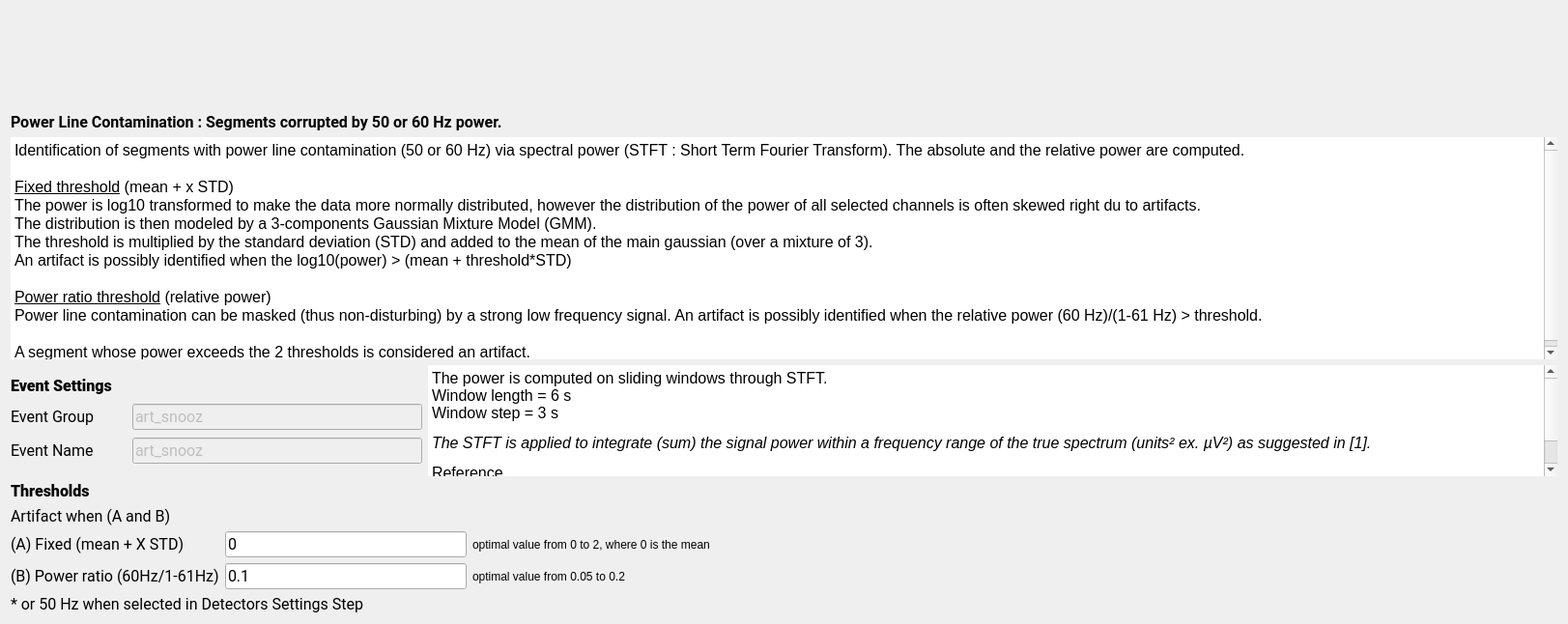
<?xml version="1.0" encoding="UTF-8"?>
<ui version="4.0">
 <class>PowerLineStep</class>
 <widget class="QWidget" name="PowerLineStep">
  <property name="geometry">
   <rect>
    <x>0</x>
    <y>0</y>
    <width>1623</width>
    <height>646</height>
   </rect>
  </property>
  <property name="windowTitle">
   <string>Form</string>
  </property>
  <property name="styleSheet">
   <string notr="true">font: 12pt &quot;Roboto&quot;;</string>
  </property>
  <layout class="QVBoxLayout" name="verticalLayout_4">
   <item>
        <widget class="QWidget" name="imageWidget" native="true">
         <property name="sizePolicy">
          <sizepolicy hsizetype="Expanding" vsizetype="Expanding">
           <horstretch>0</horstretch>
           <verstretch>0</verstretch>
          </sizepolicy>
         </property>
         <property name="minimumSize">
          <size>
           <width>0</width>
           <height>100</height>
          </size>
         </property>
         <layout class="QHBoxLayout" name="horizontalLayout">
          <item>
           <widget class="QLabel" name="label_10">
                <property name="sizePolicy">
                 <sizepolicy hsizetype="Expanding" vsizetype="Preferred">
                  <horstretch>0</horstretch>
                  <verstretch>0</verstretch>
                 </sizepolicy>
                </property>
                <property name="minimumSize">
                 <size>
                  <width>0</width>
                  <height>0</height>
                 </size>
                </property>
                <property name="maximumSize">
                 <size>
                  <width>16777215</width>
                  <height>16777215</height>
                 </size>
                </property>
                <property name="text">
                 <string/>
                </property>
                <property name="scaledContents">
                 <bool>true</bool>
                </property>
                <property name="alignment">
                 <set>Qt::AlignmentFlag::AlignCenter</set>
                </property>
           </widget>
          </item>
         </layout>
    </widget>
   </item>
   <item>
    <layout class="QVBoxLayout" name="verticalLayout_3">
     <property name="sizeConstraint">
      <enum>QLayout::SizeConstraint::SetDefaultConstraint</enum>
     </property>
     <item>
      <widget class="QLabel" name="label_9">
       <property name="sizePolicy">
        <sizepolicy hsizetype="Preferred" vsizetype="Fixed">
         <horstretch>0</horstretch>
         <verstretch>0</verstretch>
        </sizepolicy>
       </property>
       <property name="font">
        <font>
         <family>Roboto</family>
         <pointsize>12</pointsize>
         <italic>false</italic>
         <bold>false</bold>
        </font>
       </property>
       <property name="text">
        <string>&lt;html&gt;&lt;head/&gt;&lt;body&gt;&lt;p&gt;&lt;span style=&quot; font-weight:600;&quot;&gt;Power Line Contamination : Segments corrupted by 50 or 60 Hz power.&lt;/span&gt;&lt;/p&gt;&lt;/body&gt;&lt;/html&gt;</string>
       </property>
      </widget>
     </item>
     <item>
      <widget class="QTextEdit" name="description_textEdit">
       <property name="sizePolicy">
        <sizepolicy hsizetype="Expanding" vsizetype="Expanding">
         <horstretch>0</horstretch>
         <verstretch>0</verstretch>
        </sizepolicy>
       </property>
       <property name="minimumSize">
        <size>
         <width>0</width>
         <height>230</height>
        </size>
       </property>
       <property name="maximumSize">
        <size>
         <width>16777215</width>
         <height>16777215</height>
        </size>
       </property>
       <property name="autoFillBackground">
        <bool>true</bool>
       </property>
       <property name="styleSheet">
        <string notr="true"/>
       </property>
       <property name="frameShape">
        <enum>QFrame::Shape::NoFrame</enum>
       </property>
       <property name="frameShadow">
        <enum>QFrame::Shadow::Sunken</enum>
       </property>
       <property name="lineWidth">
        <number>1</number>
       </property>
       <property name="readOnly">
        <bool>true</bool>
       </property>
       <property name="html">
        <string>&lt;!DOCTYPE HTML PUBLIC &quot;-//W3C//DTD HTML 4.0//EN&quot; &quot;http://www.w3.org/TR/REC-html40/strict.dtd&quot;&gt;
&lt;html&gt;&lt;head&gt;&lt;meta name=&quot;qrichtext&quot; content=&quot;1&quot; /&gt;&lt;meta charset=&quot;utf-8&quot; /&gt;&lt;style type=&quot;text/css&quot;&gt;
p, li { white-space: pre-wrap; }
hr { height: 1px; border-width: 0; }
li.unchecked::marker { content: &quot;\2610&quot;; }
li.checked::marker { content: &quot;\2612&quot;; }
&lt;/style&gt;&lt;/head&gt;&lt;body style=&quot; font-family:'Roboto'; font-size:12pt; font-weight:400; font-style:normal;&quot;&gt;
&lt;p style=&quot; margin-top:0px; margin-bottom:0px; margin-left:0px; margin-right:0px; -qt-block-indent:0; text-indent:0px;&quot;&gt;Identification of segments with power line contamination (50 or 60 Hz) via spectral power (STFT : Short Term Fourier Transform). The absolute and the relative power are computed. &lt;/p&gt;
&lt;p style=&quot;-qt-paragraph-type:empty; margin-top:0px; margin-bottom:0px; margin-left:0px; margin-right:0px; -qt-block-indent:0; text-indent:0px;&quot;&gt;&lt;br /&gt;&lt;/p&gt;
&lt;p style=&quot; margin-top:0px; margin-bottom:0px; margin-left:0px; margin-right:0px; -qt-block-indent:0; text-indent:0px;&quot;&gt;&lt;span style=&quot; text-decoration: underline;&quot;&gt;Fixed threshold&lt;/span&gt;&lt;span style=&quot; color:#000000;&quot;&gt; (mean + x STD)&lt;/span&gt;&lt;/p&gt;
&lt;p style=&quot; margin-top:0px; margin-bottom:0px; margin-left:0px; margin-right:0px; -qt-block-indent:0; text-indent:0px;&quot;&gt;The power is log10 transformed to make the data more normally distributed, however the distribution of the power of all selected channels is often skewed right du to artifacts.&lt;/p&gt;
&lt;p style=&quot; margin-top:0px; margin-bottom:0px; margin-left:0px; margin-right:0px; -qt-block-indent:0; text-indent:0px;&quot;&gt;The distribution is then modeled by a 3-components Gaussian Mixture Model (GMM).&lt;/p&gt;
&lt;p style=&quot; margin-top:0px; margin-bottom:0px; margin-left:0px; margin-right:0px; -qt-block-indent:0; text-indent:0px;&quot;&gt;The threshold is multiplied by the standard deviation (STD) and added to the mean of the main gaussian (over a mixture of 3).&lt;/p&gt;
&lt;p style=&quot; margin-top:0px; margin-bottom:0px; margin-left:0px; margin-right:0px; -qt-block-indent:0; text-indent:0px;&quot;&gt;An artifact is possibly identified when the log10(power) &amp;gt; (mean + threshold*STD)&lt;/p&gt;
&lt;p style=&quot;-qt-paragraph-type:empty; margin-top:0px; margin-bottom:0px; margin-left:0px; margin-right:0px; -qt-block-indent:0; text-indent:0px;&quot;&gt;&lt;br /&gt;&lt;/p&gt;
&lt;p style=&quot; margin-top:0px; margin-bottom:0px; margin-left:0px; margin-right:0px; -qt-block-indent:0; text-indent:0px;&quot;&gt;&lt;span style=&quot; text-decoration: underline;&quot;&gt;Power ratio threshold&lt;/span&gt; (relative power)&lt;/p&gt;
&lt;p style=&quot; margin-top:0px; margin-bottom:0px; margin-left:0px; margin-right:0px; -qt-block-indent:0; text-indent:0px;&quot;&gt;Power line contamination can be masked (thus non-disturbing) by a strong low frequency signal. An artifact is possibly identified when the relative power (60 Hz)/(1-61 Hz) &amp;gt; threshold.&lt;/p&gt;
&lt;p style=&quot;-qt-paragraph-type:empty; margin-top:0px; margin-bottom:0px; margin-left:0px; margin-right:0px; -qt-block-indent:0; text-indent:0px;&quot;&gt;&lt;br /&gt;&lt;/p&gt;
&lt;p style=&quot; margin-top:0px; margin-bottom:0px; margin-left:0px; margin-right:0px; -qt-block-indent:0; text-indent:0px;&quot;&gt;A segment whose power exceeds the 2 thresholds is considered an artifact.&lt;/p&gt;&lt;/body&gt;&lt;/html&gt;</string>
       </property>
      </widget>
     </item>
    </layout>
   </item>
   <item>
    <layout class="QHBoxLayout" name="horizontalLayout_4">
     <property name="sizeConstraint">
      <enum>QLayout::SizeConstraint::SetDefaultConstraint</enum>
     </property>
     <item>
      <layout class="QVBoxLayout" name="verticalLayout">
       <property name="sizeConstraint">
        <enum>QLayout::SizeConstraint::SetMaximumSize</enum>
       </property>
       <item>
        <spacer name="verticalSpacer">
         <property name="orientation">
          <enum>Qt::Orientation::Vertical</enum>
         </property>
         <property name="sizeType">
          <enum>QSizePolicy::Policy::Preferred</enum>
         </property>
         <property name="sizeHint" stdset="0">
          <size>
           <width>20</width>
           <height>10</height>
          </size>
         </property>
        </spacer>
       </item>
       <item>
        <widget class="QLabel" name="label_4">
         <property name="sizePolicy">
          <sizepolicy hsizetype="Preferred" vsizetype="Fixed">
           <horstretch>0</horstretch>
           <verstretch>0</verstretch>
          </sizepolicy>
         </property>
         <property name="minimumSize">
          <size>
           <width>0</width>
           <height>20</height>
          </size>
         </property>
         <property name="maximumSize">
          <size>
           <width>16777215</width>
           <height>20</height>
          </size>
         </property>
         <property name="font">
          <font>
           <family>Roboto</family>
           <pointsize>12</pointsize>
           <italic>false</italic>
           <bold>false</bold>
          </font>
         </property>
         <property name="text">
          <string>&lt;html&gt;&lt;head/&gt;&lt;body&gt;&lt;p&gt;&lt;span style=&quot; font-weight:700;&quot;&gt;Event Settings&lt;/span&gt;&lt;/p&gt;&lt;/body&gt;&lt;/html&gt;</string>
         </property>
        </widget>
       </item>
       <item>
        <layout class="QHBoxLayout" name="horizontalLayout_2">
         <property name="sizeConstraint">
          <enum>QLayout::SizeConstraint::SetFixedSize</enum>
         </property>
         <item>
          <widget class="QLabel" name="label_3">
           <property name="sizePolicy">
            <sizepolicy hsizetype="Fixed" vsizetype="Fixed">
             <horstretch>0</horstretch>
             <verstretch>0</verstretch>
            </sizepolicy>
           </property>
           <property name="minimumSize">
            <size>
             <width>120</width>
             <height>0</height>
            </size>
           </property>
           <property name="maximumSize">
            <size>
             <width>120</width>
             <height>16777215</height>
            </size>
           </property>
           <property name="font">
            <font>
             <family>Roboto</family>
             <pointsize>12</pointsize>
             <italic>false</italic>
             <bold>false</bold>
            </font>
           </property>
           <property name="text">
            <string>Event Group</string>
           </property>
          </widget>
         </item>
         <item>
          <widget class="QLineEdit" name="group_lineEdit">
           <property name="enabled">
            <bool>false</bool>
           </property>
           <property name="sizePolicy">
            <sizepolicy hsizetype="Fixed" vsizetype="Fixed">
             <horstretch>0</horstretch>
             <verstretch>0</verstretch>
            </sizepolicy>
           </property>
           <property name="minimumSize">
            <size>
             <width>300</width>
             <height>0</height>
            </size>
           </property>
           <property name="maximumSize">
            <size>
             <width>300</width>
             <height>16777215</height>
            </size>
           </property>
           <property name="font">
            <font>
             <family>Roboto</family>
             <pointsize>12</pointsize>
             <italic>false</italic>
             <bold>false</bold>
            </font>
           </property>
           <property name="toolTip">
            <string>In which &quot;Event Group&quot; the detected artifact are added (label in the annotation file). Go to the general Detectors Settings to edit the group.</string>
           </property>
           <property name="text">
            <string>art_snooz</string>
           </property>
          </widget>
         </item>
        </layout>
       </item>
       <item>
        <layout class="QHBoxLayout" name="horizontalLayout_3">
         <property name="sizeConstraint">
          <enum>QLayout::SizeConstraint::SetFixedSize</enum>
         </property>
         <item>
          <widget class="QLabel" name="label_11">
           <property name="sizePolicy">
            <sizepolicy hsizetype="Fixed" vsizetype="Fixed">
             <horstretch>0</horstretch>
             <verstretch>0</verstretch>
            </sizepolicy>
           </property>
           <property name="minimumSize">
            <size>
             <width>120</width>
             <height>0</height>
            </size>
           </property>
           <property name="maximumSize">
            <size>
             <width>120</width>
             <height>16777215</height>
            </size>
           </property>
           <property name="font">
            <font>
             <family>Roboto</family>
             <pointsize>12</pointsize>
             <italic>false</italic>
             <bold>false</bold>
            </font>
           </property>
           <property name="text">
            <string>Event Name</string>
           </property>
          </widget>
         </item>
         <item>
          <widget class="QLineEdit" name="name_rel_lineEdit">
           <property name="enabled">
            <bool>false</bool>
           </property>
           <property name="sizePolicy">
            <sizepolicy hsizetype="Fixed" vsizetype="Fixed">
             <horstretch>0</horstretch>
             <verstretch>0</verstretch>
            </sizepolicy>
           </property>
           <property name="minimumSize">
            <size>
             <width>300</width>
             <height>0</height>
            </size>
           </property>
           <property name="maximumSize">
            <size>
             <width>300</width>
             <height>16777215</height>
            </size>
           </property>
           <property name="font">
            <font>
             <family>Roboto</family>
             <pointsize>12</pointsize>
             <italic>false</italic>
             <bold>false</bold>
            </font>
           </property>
           <property name="toolTip">
            <string>The event name of the detected artifact based on the absolute power. Go to the general Detectors Settings to edit the name.</string>
           </property>
           <property name="text">
            <string>art_snooz</string>
           </property>
          </widget>
         </item>
        </layout>
       </item>
       <item>
        <spacer name="verticalSpacer_2">
         <property name="orientation">
          <enum>Qt::Orientation::Vertical</enum>
         </property>
         <property name="sizeType">
          <enum>QSizePolicy::Policy::Preferred</enum>
         </property>
         <property name="sizeHint" stdset="0">
          <size>
           <width>20</width>
           <height>10</height>
          </size>
         </property>
        </spacer>
       </item>
      </layout>
     </item>
     <item>
      <widget class="QTextEdit" name="settings_textEdit">
       <property name="minimumSize">
        <size>
         <width>0</width>
         <height>0</height>
        </size>
       </property>
       <property name="maximumSize">
        <size>
         <width>16777215</width>
         <height>200</height>
        </size>
       </property>
       <property name="focusPolicy">
        <enum>Qt::FocusPolicy::NoFocus</enum>
       </property>
       <property name="contextMenuPolicy">
        <enum>Qt::ContextMenuPolicy::NoContextMenu</enum>
       </property>
       <property name="acceptDrops">
        <bool>false</bool>
       </property>
       <property name="autoFillBackground">
        <bool>true</bool>
       </property>
       <property name="styleSheet">
        <string notr="true"/>
       </property>
       <property name="frameShape">
        <enum>QFrame::Shape::NoFrame</enum>
       </property>
       <property name="frameShadow">
        <enum>QFrame::Shadow::Sunken</enum>
       </property>
       <property name="lineWidth">
        <number>1</number>
       </property>
       <property name="readOnly">
        <bool>true</bool>
       </property>
       <property name="html">
        <string>&lt;!DOCTYPE HTML PUBLIC &quot;-//W3C//DTD HTML 4.0//EN&quot; &quot;http://www.w3.org/TR/REC-html40/strict.dtd&quot;&gt;
&lt;html&gt;&lt;head&gt;&lt;meta name=&quot;qrichtext&quot; content=&quot;1&quot; /&gt;&lt;meta charset=&quot;utf-8&quot; /&gt;&lt;style type=&quot;text/css&quot;&gt;
p, li { white-space: pre-wrap; }
hr { height: 1px; border-width: 0; }
li.unchecked::marker { content: &quot;\2610&quot;; }
li.checked::marker { content: &quot;\2612&quot;; }
&lt;/style&gt;&lt;/head&gt;&lt;body style=&quot; font-family:'Roboto'; font-size:12pt; font-weight:400; font-style:normal;&quot;&gt;
&lt;p style=&quot; margin-top:12px; margin-bottom:12px; margin-left:0px; margin-right:0px; -qt-block-indent:0; text-indent:0px;&quot;&gt;&lt;span style=&quot; color:#000000;&quot;&gt;The power is computed on sliding windows through STFT.&lt;br /&gt;Window length = 6 s&lt;br /&gt;Window step = 3 s &lt;/span&gt;&lt;/p&gt;
&lt;p style=&quot; margin-top:12px; margin-bottom:12px; margin-left:0px; margin-right:0px; -qt-block-indent:0; text-indent:0px;&quot;&gt;&lt;span style=&quot; font-style:italic; color:#000000;&quot;&gt;The STFT is applied to integrate (sum) the signal power within a frequency range of the true spectrum (units² ex. µV²) as suggested in [1].&lt;/span&gt;&lt;/p&gt;
&lt;p style=&quot; margin-top:12px; margin-bottom:12px; margin-left:0px; margin-right:0px; -qt-block-indent:0; text-indent:0px;&quot;&gt;&lt;a href=&quot;https://pubmed.ncbi.nlm.nih.gov/12723066/&quot;&gt;&lt;span style=&quot; text-decoration: underline; color:#000000;&quot;&gt;Reference&lt;/span&gt;&lt;/a&gt;&lt;/p&gt;
&lt;p style=&quot; margin-top:12px; margin-bottom:12px; margin-left:0px; margin-right:0px; -qt-block-indent:0; text-indent:0px;&quot;&gt;&lt;span style=&quot; color:#000000;&quot;&gt;[1] Cox, R. &amp;amp; Fell, J. Analyzing human sleep EEG: A methodological primer with code implementation. Sleep Medicine Reviews54, 101353 (2020).&lt;/span&gt;&lt;/p&gt;&lt;/body&gt;&lt;/html&gt;</string>
       </property>
      </widget>
     </item>
    </layout>
   </item>
   <item>
    <layout class="QVBoxLayout" name="verticalLayout_2">
     <property name="sizeConstraint">
      <enum>QLayout::SizeConstraint::SetFixedSize</enum>
     </property>
     <item>
      <widget class="QLabel" name="label">
       <property name="minimumSize">
        <size>
         <width>0</width>
         <height>20</height>
        </size>
       </property>
       <property name="maximumSize">
        <size>
         <width>16777215</width>
         <height>20</height>
        </size>
       </property>
       <property name="font">
        <font>
         <family>Roboto</family>
         <pointsize>12</pointsize>
         <italic>false</italic>
         <bold>false</bold>
        </font>
       </property>
       <property name="text">
        <string>&lt;html&gt;&lt;head/&gt;&lt;body&gt;&lt;p&gt;&lt;span style=&quot; font-weight:700;&quot;&gt;Thresholds &lt;/span&gt;&lt;/p&gt;&lt;/body&gt;&lt;/html&gt;</string>
       </property>
      </widget>
     </item>
     <item>
      <widget class="QLabel" name="label_8">
       <property name="font">
        <font>
         <family>Roboto</family>
         <pointsize>12</pointsize>
         <italic>false</italic>
         <bold>false</bold>
        </font>
       </property>
       <property name="text">
        <string>Artifact when (A and B)</string>
       </property>
      </widget>
     </item>
     <item>
      <layout class="QGridLayout" name="gridLayout">
       <item row="1" column="1">
        <widget class="QLineEdit" name="thresh_rel_lineEdit">
         <property name="maximumSize">
          <size>
           <width>250</width>
           <height>16777215</height>
          </size>
         </property>
         <property name="font">
          <font>
           <family>Roboto</family>
           <pointsize>12</pointsize>
           <italic>false</italic>
           <bold>false</bold>
          </font>
         </property>
         <property name="text">
          <string>0.1</string>
         </property>
        </widget>
       </item>
       <item row="0" column="2">
        <widget class="QLabel" name="label_7">
         <property name="text">
          <string>optimal value from 0 to 2, where 0 is the mean</string>
         </property>
        </widget>
       </item>
       <item row="0" column="1">
        <widget class="QLineEdit" name="tresh_abs_lineEdit">
         <property name="maximumSize">
          <size>
           <width>250</width>
           <height>16777215</height>
          </size>
         </property>
         <property name="font">
          <font>
           <family>Roboto</family>
           <pointsize>12</pointsize>
           <italic>false</italic>
           <bold>false</bold>
          </font>
         </property>
         <property name="text">
          <string>0</string>
         </property>
        </widget>
       </item>
       <item row="1" column="0">
        <widget class="QLabel" name="label_6">
         <property name="font">
          <font>
           <family>Roboto</family>
           <pointsize>12</pointsize>
           <italic>false</italic>
           <bold>false</bold>
          </font>
         </property>
         <property name="text">
          <string>&lt;html&gt;&lt;head/&gt;&lt;body&gt;&lt;p&gt;(B) Power ratio (60Hz/1-61Hz)&lt;/p&gt;&lt;/body&gt;&lt;/html&gt;</string>
         </property>
         <property name="textFormat">
          <enum>Qt::TextFormat::RichText</enum>
         </property>
        </widget>
       </item>
       <item row="0" column="0">
        <widget class="QLabel" name="label_2">
         <property name="minimumSize">
          <size>
           <width>0</width>
           <height>0</height>
          </size>
         </property>
         <property name="font">
          <font>
           <family>Roboto</family>
           <pointsize>12</pointsize>
           <italic>false</italic>
           <bold>false</bold>
          </font>
         </property>
         <property name="text">
          <string>(A) Fixed (mean + X STD)</string>
         </property>
         <property name="textFormat">
          <enum>Qt::TextFormat::RichText</enum>
         </property>
        </widget>
       </item>
       <item row="1" column="2">
        <widget class="QLabel" name="label_12">
         <property name="text">
          <string>optimal value from 0.05 to 0.2</string>
         </property>
        </widget>
       </item>
       <item row="0" column="3">
        <spacer name="horizontalSpacer">
         <property name="orientation">
          <enum>Qt::Orientation::Horizontal</enum>
         </property>
         <property name="sizeHint" stdset="0">
          <size>
           <width>40</width>
           <height>20</height>
          </size>
         </property>
        </spacer>
       </item>
      </layout>
     </item>
     <item>
      <widget class="QLabel" name="label_5">
       <property name="font">
        <font>
         <family>Roboto</family>
         <pointsize>12</pointsize>
         <italic>false</italic>
         <bold>false</bold>
        </font>
       </property>
       <property name="text">
        <string>* or 50 Hz when selected in Detectors Settings Step</string>
       </property>
      </widget>
     </item>
     <item>
      <spacer name="verticalSpacer_3">
       <property name="orientation">
        <enum>Qt::Orientation::Vertical</enum>
       </property>
       <property name="sizeType">
        <enum>QSizePolicy::Policy::Preferred</enum>
       </property>
       <property name="sizeHint" stdset="0">
        <size>
         <width>20</width>
         <height>10</height>
        </size>
       </property>
      </spacer>
     </item>
    </layout>
   </item>
  </layout>
 </widget>
 <resources>
  <include location="../../../../../snooz-toolbox/src/main/python/ui/themes/themes.qrc"/>
 </resources>
 <connections/>
 <slots>
  <slot>on_choose()</slot>
  <slot>on_input_format_changed()</slot>
 </slots>
</ui>
